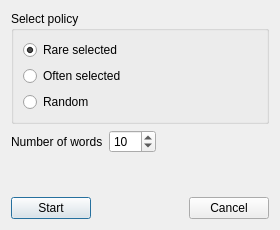
<?xml version="1.0" encoding="UTF-8"?>
<ui version="4.0">
 <class>TestDialog</class>
 <widget class="QDialog" name="TestDialog">
  <property name="windowModality">
   <enum>Qt::WindowModal</enum>
  </property>
  <property name="geometry">
   <rect>
    <x>0</x>
    <y>0</y>
    <width>280</width>
    <height>230</height>
   </rect>
  </property>
  <property name="minimumSize">
   <size>
    <width>280</width>
    <height>230</height>
   </size>
  </property>
  <property name="windowTitle">
   <string>Test setup</string>
  </property>
  <property name="windowIcon">
   <iconset resource="resources.qrc">
    <normaloff>:/icons/icons/48746.png</normaloff>:/icons/icons/48746.png</iconset>
  </property>
  <layout class="QGridLayout" name="gridLayout">
   <item row="2" column="0">
    <spacer name="verticalSpacer">
     <property name="orientation">
      <enum>Qt::Vertical</enum>
     </property>
     <property name="sizeHint" stdset="0">
      <size>
       <width>20</width>
       <height>40</height>
      </size>
     </property>
    </spacer>
   </item>
   <item row="3" column="0">
    <layout class="QHBoxLayout" name="horizontalLayout_2">
     <item>
      <widget class="QPushButton" name="pushButton">
       <property name="text">
        <string>Start</string>
       </property>
      </widget>
     </item>
     <item>
      <spacer name="horizontalSpacer_2">
       <property name="orientation">
        <enum>Qt::Horizontal</enum>
       </property>
       <property name="sizeHint" stdset="0">
        <size>
         <width>40</width>
         <height>20</height>
        </size>
       </property>
      </spacer>
     </item>
     <item>
      <widget class="QPushButton" name="pushButton_2">
       <property name="text">
        <string>Cancel</string>
       </property>
      </widget>
     </item>
    </layout>
   </item>
   <item row="0" column="0">
    <widget class="QGroupBox" name="groupBox">
     <property name="title">
      <string>Select policy</string>
     </property>
     <layout class="QVBoxLayout" name="verticalLayout">
      <item>
       <widget class="QRadioButton" name="radioButtonRare">
        <property name="text">
         <string>Rare selected</string>
        </property>
        <property name="checked">
         <bool>true</bool>
        </property>
       </widget>
      </item>
      <item>
       <widget class="QRadioButton" name="radioButtonOften">
        <property name="text">
         <string>Often selected</string>
        </property>
       </widget>
      </item>
      <item>
       <widget class="QRadioButton" name="radioButtonRandom">
        <property name="text">
         <string>Random</string>
        </property>
        <property name="checked">
         <bool>false</bool>
        </property>
       </widget>
      </item>
     </layout>
    </widget>
   </item>
   <item row="1" column="0">
    <layout class="QHBoxLayout" name="horizontalLayout">
     <item>
      <widget class="QLabel" name="label">
       <property name="text">
        <string>Number of words</string>
       </property>
      </widget>
     </item>
     <item>
      <widget class="QSpinBox" name="spinBoxNumber">
       <property name="maximum">
        <number>100</number>
       </property>
       <property name="value">
        <number>10</number>
       </property>
      </widget>
     </item>
     <item>
      <spacer name="horizontalSpacer">
       <property name="orientation">
        <enum>Qt::Horizontal</enum>
       </property>
       <property name="sizeHint" stdset="0">
        <size>
         <width>40</width>
         <height>20</height>
        </size>
       </property>
      </spacer>
     </item>
    </layout>
   </item>
  </layout>
 </widget>
 <resources>
  <include location="resources.qrc"/>
 </resources>
 <connections/>
</ui>
